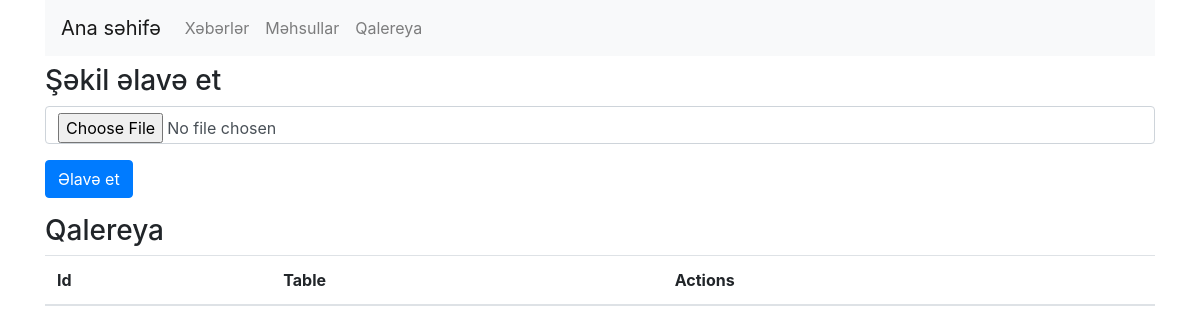
Page /admin/gallery on the earlier database version.
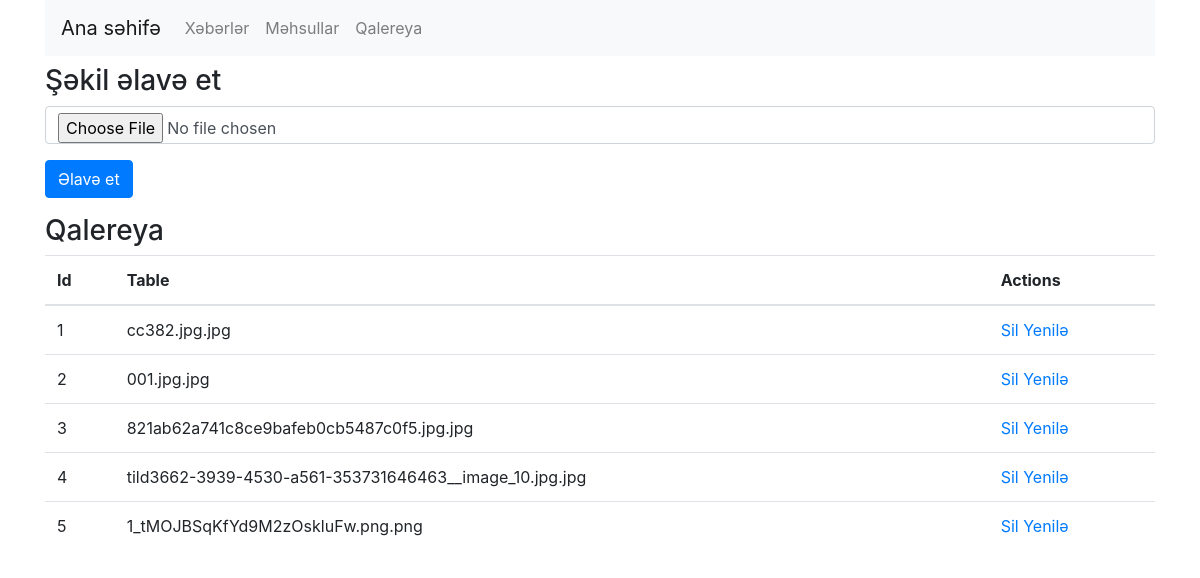
Same page on the later database version.
### models.py (models this page shows)
class Gallery_img(db.Model):
    id=db.Column(db.Integer,primary_key=True)
    gallery_title=db.Column(db.String(50))
    gallery_img=db.Column(db.String(50))

### controllers/admin/gallery.py (the view, shortened to what this page needs)
@app.route('/admin/gallery',methods=['GET','POST'])
def admin_gallery_index():
    from run import db
    from models import Gallery_img
    return render_template('admin/gallery.html',gallery_img=Gallery_img.query.all())

### templates/admin/gallery.html
{% extends "admin/base.html" %} {% block content %}
<h3 class="my-2">Şəkil əlavə et</h3>
<form action="/admin/gallery"method='POST' enctype="multipart/form-data">
    <input type="file" name="gallery_img" class="form-control my-2" placeholder="Xəbərin şəkli">
    <input type="submit"  class="btn btn-primary my-2" value="Əlavə et">
</form>
<h3 class="my-2">Qalereya</h3>
<table class="table">
    <thead>
        <tr>
            <th>Id</th>
            <th>Table</th>
            <th>Actions</th>
        </tr>
    </thead>
    <tbody>
        {% for gallery in gallery_img %}
        <tr>
            <td scope="row">{{gallery.id}}</td>
            <td>{{gallery.gallery_img}}</td>
            <td>
                <a href="/admin/gallery/delete/{{gallery.id}}">Sil</a>
                <a href="#">Yenilə</a>
            </td>
        </tr>
        {% endfor %}
    </tbody>
</table>
{% endblock %}

Differences in the rows shown:
added Gallery_img: id "1", gallery_img "cc382.jpg.jpg"
added Gallery_img: id "2", gallery_img "001.jpg.jpg"
added Gallery_img: id "3", gallery_img "821ab62a741c8ce9bafeb0cb5487c0f5.jpg.jpg"
added Gallery_img: id "4", gallery_img "tild3662-3939-4530-a561-353731646463__image_10.jpg.jpg"
added Gallery_img: id "5", gallery_img "1_tMOJBSqKfYd9M2zOskluFw.png.png"
